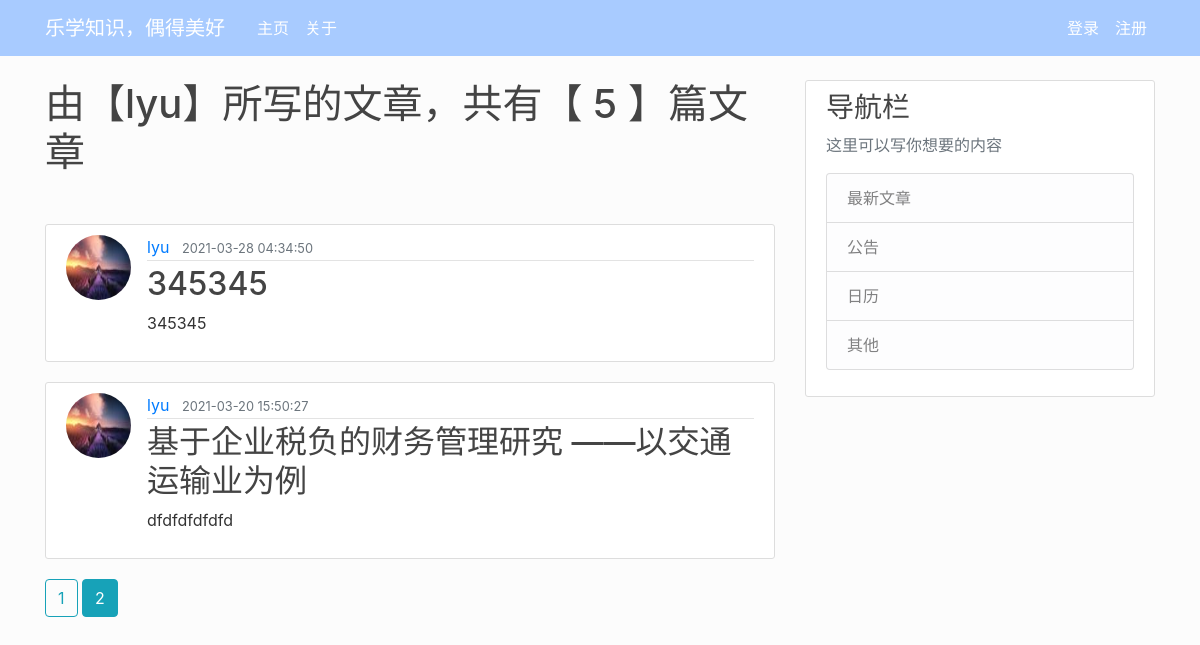
/user/lyu?page=2, run on an earlier commit of the app's database.
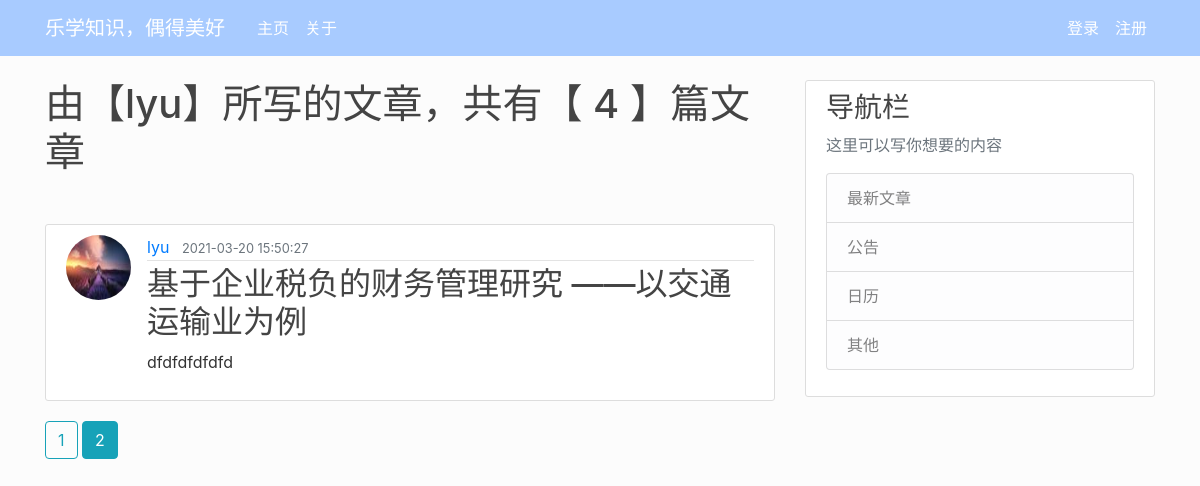
And on a later commit of the database.
### tim_web_server/models.py (models this page shows, shortened)
class Post(db.Model):
    id = db.Column(db.Integer, primary_key=True)
    title = db.Column(db.String(100), nullable=False)
    date_posted = db.Column(db.DateTime, nullable=False, default=datetime.utcnow)
    content = db.Column(db.Text, nullable=False)
    user_id = db.Column(db.Integer, db.ForeignKey('user.id'), nullable=False)

class User(db.Model, UserMixin):
    id = db.Column(db.Integer, primary_key=True)
    username = db.Column(db.String(20), unique=True, nullable=False)
    email = db.Column(db.String(120), unique=True, nullable=False)
    image_file = db.Column(db.String(20), nullable=False, default="default.jpg")
    password = db.Column(db.String(60), nullable=False)
    posts = db.relationship("Post", backref="author", lazy=True)

### tim_web_server/users/routes.py (the view)
@users.route('/user/<string:username>')
def user_posts(username):
    page = request.args.get('page', 1, type=int)
    user = User.query.filter_by(username=username).first_or_404()
    posts = Post.query.filter_by(author=user).order_by(Post.date_posted.desc()) \
        .paginate(page=page, per_page=3)
    return render_template("user_posts.html", posts=posts, user=user)

### tim_web_server/templates/user_posts.html
{% extends "general_layout.html" %}
{% block content %}
    <h1 class="mb-5">由【{{ user.username }}】所写的文章，共有【 {{posts.total}} 】篇文章</h1>
    {% for post in posts.items %}
        <article class="media content-section">
            <img class="rounded-circle article-img" src="{{ url_for('static', filename='user_profile_pics/' + post.author.image_file) }}">
            <div class="media-body">
            <div class="article-metadata">
                <a class="mr-2" href="#">{{ post.author.username }}</a>
                <small class="text-muted">{{ post.date_posted.strftime('%Y-%m-%d %H:%M:%S') }}</small>
            </div>
            <h2><a class="article-title" href="{{ url_for('posts.post', post_id=post.id) }}">{{ post.title }}</a></h2>
            <p class="article-content">{{ post.content }}</p>
            </div>
        </article>
    {% endfor %}
    {% for page_num in posts.iter_pages(left_edge=2, right_edge=2, left_current=2, right_current=5) %}
        {% if page_num %}
            {% if posts.page == page_num %}
                <a class="btn btn-info mb-10" href="{{ url_for('users.user_posts', username=user.username, page=page_num) }}">{{ page_num }}</a>
            {% else %}
                <a class="btn btn-outline-info mb-10" href="{{ url_for('users.user_posts', username=user.username, page=page_num) }}">{{ page_num }}</a>
            {% endif %}
        {% else %}
            ...
        {% endif %}
    {% endfor %}
{% endblock %}

What changed in the data, as far as the page shows it:
removed Post: image_file (picture), author.username "lyu", date_posted "2021-03-28 04:34:50", title "345345", content "345345"
Also different on the page:
{{ posts.total }}: "5" → "4"
